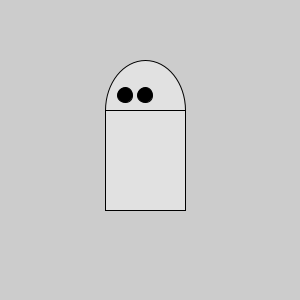
Frame 1 (no input)
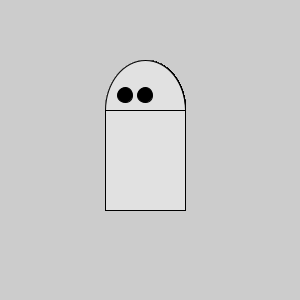
Frame 60 (the mouse pressed at the canvas centre just before this capture)
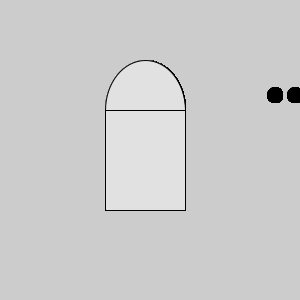
Frame 120 (the mouse held since frame 60 and released just before this capture)

The Processing sketch that drew these frames (run headless with seeded random() and noise(); from frame 60 on, the mouse is pressed at the canvas centre):

// Processing sketch: processing_179887
// ── processing_179887.pde

void setup() {  //setup function called initially, only once
size(300,300);
 
 }

void draw() {  //draw fonction loops 
   fill(225); 
ellipse(145,110,80,100);
rect(105,110,80,100);
fill(0);
ellipse(125+mouseX,95,15,15);
ellipse(145+mouseX,95,15,15);
}
